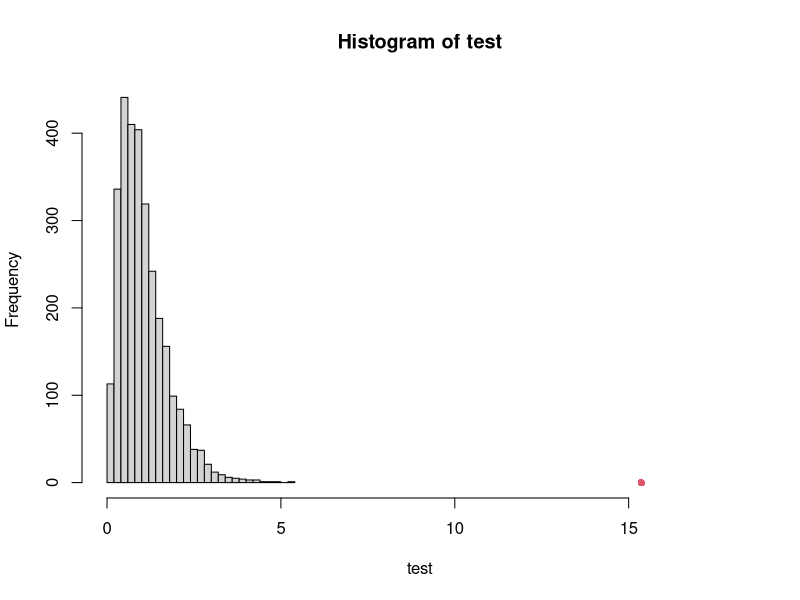

Here is the R script that generated this plot:
data <- chickwts
a <- data$weight[data$feed=='horsebean']
b <- data$weight[data$feed=='linseed']
c <- data$weight[data$feed=='soybean']
d <- data$weight[data$feed=='sunflower']
e <- data$weight[data$feed=='meatmeal']
f <- data$weight[data$feed=='casein']

feeds <- data$feed

dat <- c(a,b,c,d,e,f)

la <- length(a)
lb <- length(b)
lc <- length(c)
ld <- length(d)
le <- length(e)
lf <- length(f)

len <- c(la,lb,lc,ld,le,lf)

n <- sum(len)

#reps <- factorial(n)/(prod(factorial(len)))

fit <- aov(weight~feed,data)
obs <- summary.lm(fit)$fstatistic[1]

R <- 3000

test <- numeric(R)

for (i in 1:R) {
  s <- sample(1:n,size=n,replace=FALSE)
  sampledf <- data.frame(weight = dat[s], feed = feeds)
  fitting <- aov(weight~feed,sampledf)
  test[i] <- summary.lm(fitting)$fstatistic[1]
}
hist(test,breaks = 30, xlim=c(0,18))
points(obs,0,pch=16,col=2)

p <- mean(abs(test)>abs(obs))
print("p-value=:");print(p)

print("H_0 rejected?");print(p<.05)